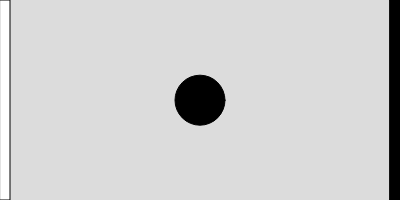
Frame 1 (no input)
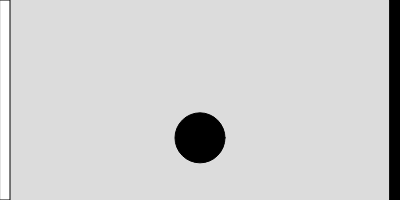
Frame 60 (no input)
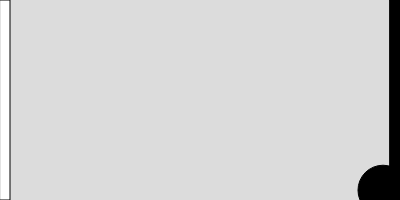
Frame 120 (the mouse pressed at the canvas centre since frame 60)

The p5.js sketch that drew these frames (run headless with seeded random() and noise() and a simulated clock; from frame 60 on, the mouse is pressed at the canvas centre):

// p5.js sketch
// ── sketch.js
let ball;

function setup() {
  createCanvas(400, 200);

  ball = new Particle();
}


function draw() {
  background(220);

  fill (255);
  rect(0, 0, 10, 200);

  fill(0);
  rect(390, 0, 400, 200);

  if (mouseIsPressed){
    let wind = createVector(0.1, 0);
    ball.addForce(wind);
  }
  let gravity = createVector(0, 0.2);
  ball.addForce(gravity);


  ball.update();
  ball.show();
}

// ── Particle.js
class Particle {
  constructor() {
    this.pos = createVector(width/2, height/2);
    this.vel = createVector(0, 0);
    this.acc = createVector(0, 0);

    this.c = color(0);
    this.w = 50;
  }

  addForce(aForce) {
    this.acc.add(aForce);
  }

  update() {
    this.checkEdge();
    this.vel.add(this.acc);
    this.pos.add(this.vel);

    this.acc.set(0, 0);
  }


  checkEdge() {
    if (this.pos.y > height) {
      this.vel.y = this.vel.y * -0.8;
      this.pos.y = height;
    }
    
    if (this.pos.x > width) {
      this.pos.x = 0;
    }
  }


  show() {
    fill(this.c);
    ellipse(this.pos.x, this.pos.y, this.w, this.w);

    if(this.pos.x > width) {
      this.w = this.w * -0.9
    }
  }
}
